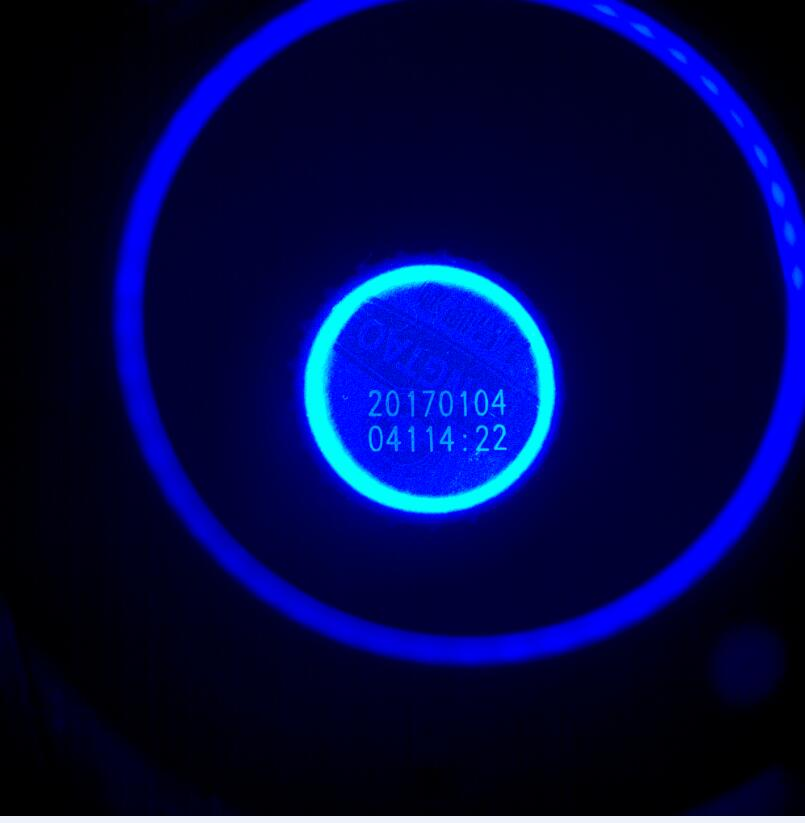
//> input picture data/template/ocr_2.jpg, 805 x 823 px
$ ./imageMatch   (built with g++ and OpenCV 4)
//> lines starting //> are read from the running program, lines starting //| are printed output that depends on the picture; after the words box and inside, x2 and y2 are one past the last pixel; in counts of white or black regions, pixels touching at a corner belong together
#include "opencv2/highgui/highgui.hpp"
#include "opencv2/imgproc/imgproc.hpp"
#include <iostream>
#include <stdio.h>
using namespace std;
using namespace cv;
Mat img; Mat templ; Mat result;
char* image_window = "Source Image";
char* result_window = "Result window";
int match_method;
int max_Trackbar = 5;
void MatchingMethod(int, void*);

int main(int argc, char** argv)
{
	img = imread("ocr_2.jpg");
//> img is the input picture: 823 rows x 805 cols, CV_8UC3; mean B, G, R 70.4, 8.8, 2.7
	templ = imread("templ.jpg");
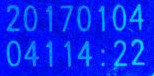
//> input picture data/template/templ.jpg, 154 x 76 px
//> templ is the input picture: 76 rows x 154 cols, CV_8UC3; mean B, G, R 240.9, 37.2, 6.2
	namedWindow(image_window, CV_WINDOW_AUTOSIZE);
	namedWindow(result_window, CV_WINDOW_AUTOSIZE);
	char* trackbar_label = "Method: \n 0: SQDIFF \n 1: SQDIFF NORMED \n 2: TM CCORR \n 3: TM CCORR NORMED \n 4: TM COEFF \n      5: TM COEFF NORMED";
	createTrackbar(trackbar_label, image_window, &match_method, max_Trackbar, MatchingMethod);
	MatchingMethod(0, 0);//第一次显示的默认方式
	waitKey(0);
	return 0;
}
void MatchingMethod(int, void*)
{
	/// Source image to display
	Mat img_display;
	img.copyTo(img_display);
	/// Create the result matrix
	int result_cols = img.cols - templ.cols + 1;
//> result_cols = 652
	int result_rows = img.rows - templ.rows + 1;
//> result_rows = 748
	result.create(result_rows, result_cols, CV_32FC1);
	/// Do the Matching and Normalize
	matchTemplate(img, templ, result, match_method);
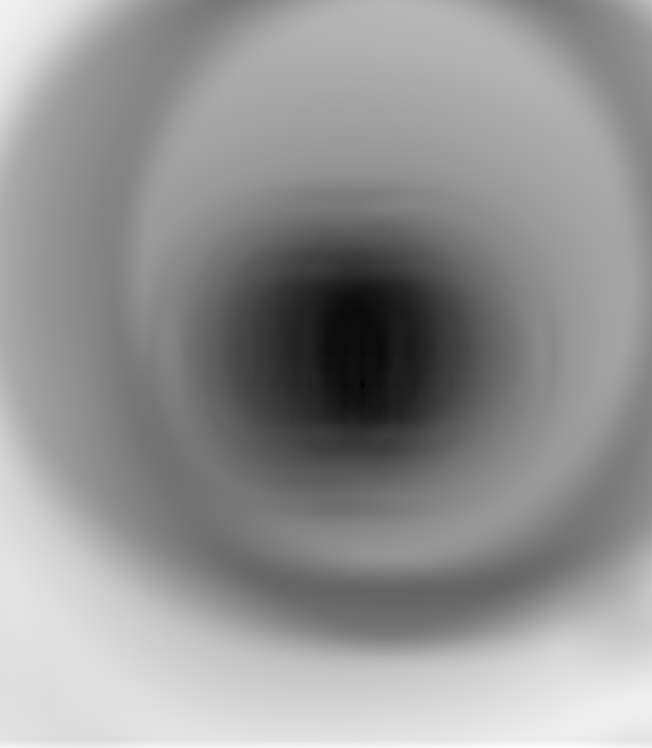
//> result: 748 rows x 652 cols, CV_32FC1; min 506600, max 742400384, mean 431430560; drawn with min black and max white
	normalize(result, result, 0, 1, NORM_MINMAX, -1, Mat());
	/// Localizing the best match with minMaxLoc
	double minVal; double maxVal; Point minLoc; Point maxLoc;
	Point matchLoc;
	minMaxLoc(result, &minVal, &maxVal, &minLoc, &maxLoc, Mat());
//> minVal = 0; maxVal = 1; minLoc = Point(362, 385); maxLoc = Point(556, 747)
	/// For SQDIFF and SQDIFF_NORMED, the best matches are lower values. For all the other methods, the higher the better
	if (match_method == CV_TM_SQDIFF || match_method == CV_TM_SQDIFF_NORMED)
	{
		matchLoc = minLoc;
//> matchLoc = Point(362, 385)
	}
	else
	{
		matchLoc = maxLoc;
	}
	/// Show me what you got
	rectangle(img_display, matchLoc, Point(matchLoc.x + templ.cols, matchLoc.y + templ.rows), Scalar::all(0), 2, 8, 0);   //用rect
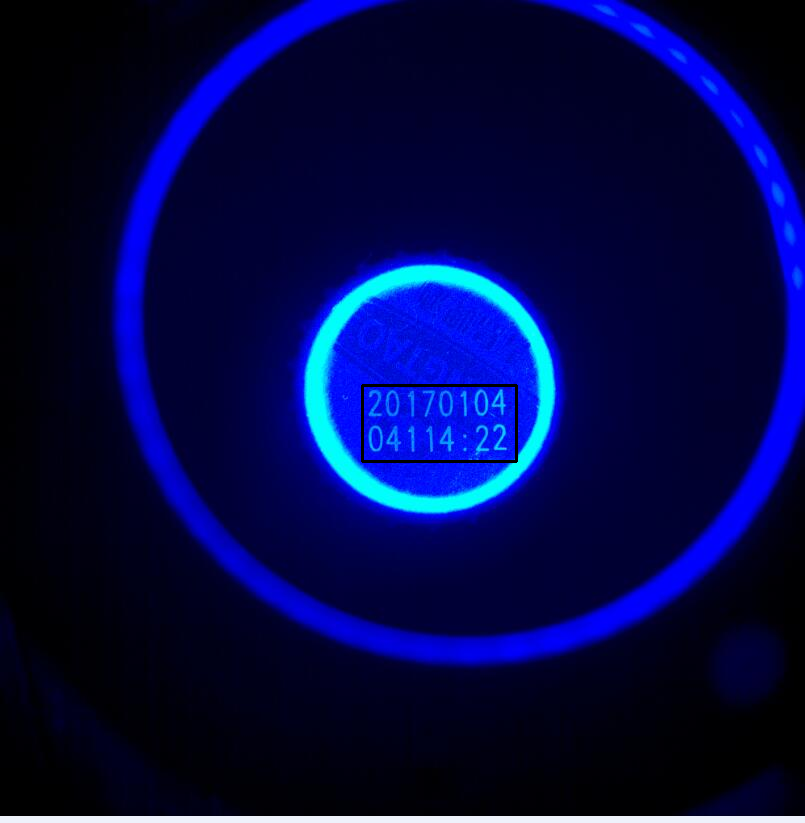
//> img_display: 823 rows x 805 cols, CV_8UC3; 0.21% of pixels changed, all inside (x1, y1, x2, y2) = (361, 384, 518, 463)
	rectangle(result, matchLoc, Point(matchLoc.x + templ.cols, matchLoc.y + templ.rows), Scalar::all(0), 2, 8, 0);
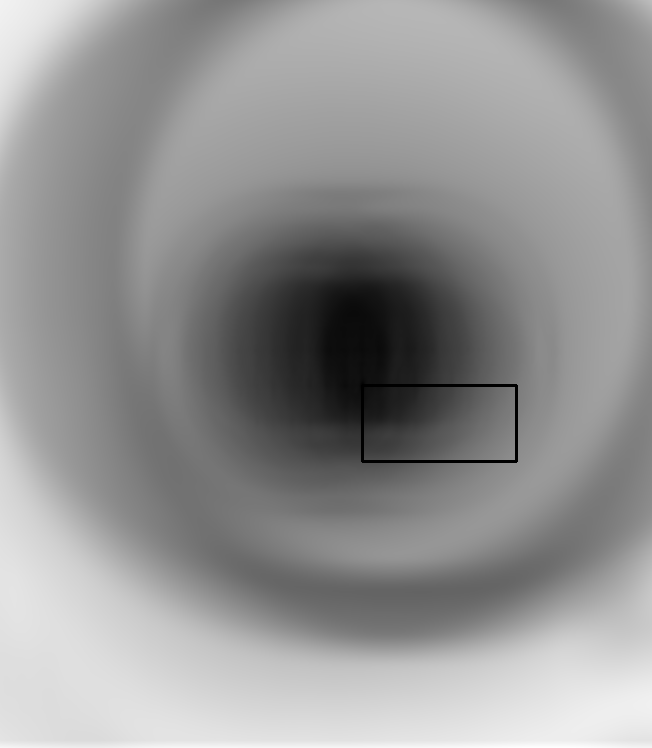
//> result: 748 rows x 652 cols, CV_32FC1; min 0, max 1, mean 0.58
	imshow(image_window, img_display);
	imshow(result_window, result);
	return;
}
